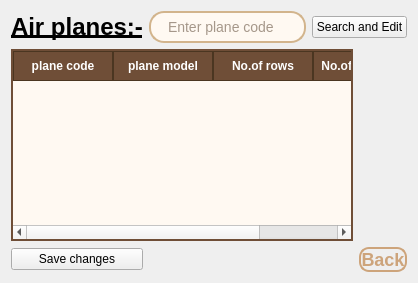
         <widget class="QWidget" name="view_planes_page">
          <layout class="QGridLayout" name="gridLayout_5">
           <item row="0" column="0">
            <widget class="QLabel" name="label_5">
             <property name="font">
              <font>
               <family>Segoe UI</family>
               <pointsize>-1</pointsize>
               <bold>true</bold>
               <underline>true</underline>
              </font>
             </property>
             <property name="text">
              <string>&lt;html&gt;&lt;head/&gt;&lt;body&gt;&lt;p&gt;&lt;span style=&quot; font-size:18pt;&quot;&gt;Air planes:-&lt;/span&gt;&lt;/p&gt;&lt;/body&gt;&lt;/html&gt;</string>
             </property>
            </widget>
           </item>
           <item row="0" column="2" colspan="2">
            <widget class="QPushButton" name="btn_admin_seach_planes">
             <property name="cursor">
              <cursorShape>PointingHandCursor</cursorShape>
             </property>
             <property name="text">
              <string>Search and Edit</string>
             </property>
            </widget>
           </item>
           <item row="1" column="0" colspan="3">
            <widget class="QTableWidget" name="table_planes">
             <property name="styleSheet">
              <string notr="true">QTableWidget {
    background-color: #FFF9F2; /* Clotted cream / Light latte */
    alternate-background-color: #F2E3D5; /* Soft mocha for alternating rows */
    color: #4B3621; /* Deep espresso text */
    gridline-color: #D2B48C; /* Tan/Bisque lines */
    border: 2px solid #6F4E37; /* Coffee bean brown border */
    font-family: &quot;Segoe UI&quot;, Arial;
    font-size: 14px;
    selection-background-color: #A67B5B; /* Medium roast for selected cells */
    selection-color: white;
}

/* The header (top row) */
QHeaderView::section {
    background-color: #6F4E37; /* Coffee brown */
    color: white;
    padding: 5px;
    border: 1px solid #4B3621;
    font-weight: bold;
}

/* Styling the scrollbars to match */
QScrollBar:vertical {
    border: none;
    background: #F2E3D5;
    width: 10px;
}

QScrollBar::handle:vertical {
    background: #8B5A2B; /* Cinnamon handle */
    min-height: 20px;
    border-radius: 5px;
}

/* Bottom right corner where scrollbars meet */
QTableCornerButton::section {
    background-color: #6F4E37;
}</string>
             </property>
             <property name="editTriggers">
              <set>QAbstractItemView::EditTrigger::AnyKeyPressed|QAbstractItemView::EditTrigger::DoubleClicked|QAbstractItemView::EditTrigger::EditKeyPressed</set>
             </property>
             <column>
              <property name="text">
               <string>plane code</string>
              </property>
             </column>
             <column>
              <property name="text">
               <string>plane model</string>
              </property>
             </column>
             <column>
              <property name="text">
               <string>No.of rows</string>
              </property>
             </column>
             <column>
              <property name="text">
               <string>No.of columns</string>
              </property>
              <property name="font">
               <font>
                <pointsize>9</pointsize>
               </font>
              </property>
             </column>
            </widget>
           </item>
           <item row="0" column="1">
            <widget class="QLineEdit" name="txt_admin_search_planes">
             <property name="styleSheet">
              <string notr="true">QLineEdit {
    background-color: #FFF9F2; /* Creamy Latte */
    border: 2px solid #D2B48C; /* Tan/Bisque */
    border-radius: 15px;      /* Rounded &quot;Coffee Pod&quot; shape */
    padding: 5px 15px;
    color: #4B3621;           /* Espresso text */
    font-size: 14px;
    selection-background-color: #A67B5B; /* Selection color */
}

QLineEdit:focus {
    border: 2px solid #6F4E37; /* Darkens to Coffee Bean when typing */
    background-color: #FFFFFF;
}

/* The Search Button */
QPushButton {
    background-color: #6F4E37; /* Deep Roast */
    color: #FFF9F2;
    border-radius: 15px;
    padding: 5px 15px;
    font-weight: bold;
}

QPushButton:hover {
    background-color: #8B5A2B; /* Cinnamon hover effect */
}

QPushButton:pressed {
    background-color: #4B3621; /* Strong Espresso pressed effect */
}</string>
             </property>
             <property name="placeholderText">
              <string>Enter plane code</string>
             </property>
            </widget>
           </item>
           <item row="2" column="3">
            <widget class="QPushButton" name="btn_back_view_planes">
             <property name="cursor">
              <cursorShape>PointingHandCursor</cursorShape>
             </property>
             <property name="styleSheet">
              <string notr="true"> QPushButton {
    /* الخلفية شفافة */
    background-color: transparent;
    /* لون الخط (البيج بتاعك) */
    color: #cda47b; 
    /* البرواز */
    border: 2px solid #cda47b;
    /* الحواف دائرية سِنة */
    border-radius: 10px;
    /* الخط عريض (Bold) */
    font-weight: bold;
    /* حجم الخط */
    font-size: 18px;
    /* الحجم الصغير */
    min-width: 30px;
    max-width: 50px;
    min-height: 10px;
    max-height: 35px;
}

/* ستايل لما المستخدم يلمس الزرار بالماوس */
QPushButton:hover {
    background-color: #cda47b;
    color: #3e2723; /* يقلب بني غامق عشان يبان */
}</string>
             </property>
             <property name="text">
              <string>Back</string>
             </property>
            </widget>
           </item>
           <item row="2" column="0">
            <widget class="QPushButton" name="btn_save_view_planes">
             <property name="text">
              <string>Save changes</string>
             </property>
            </widget>
           </item>
          </layout>
         </widget>
